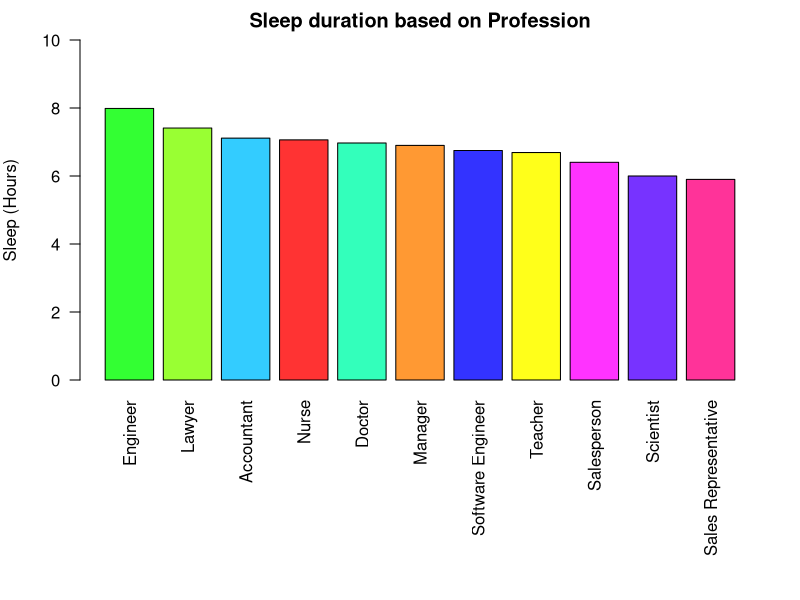
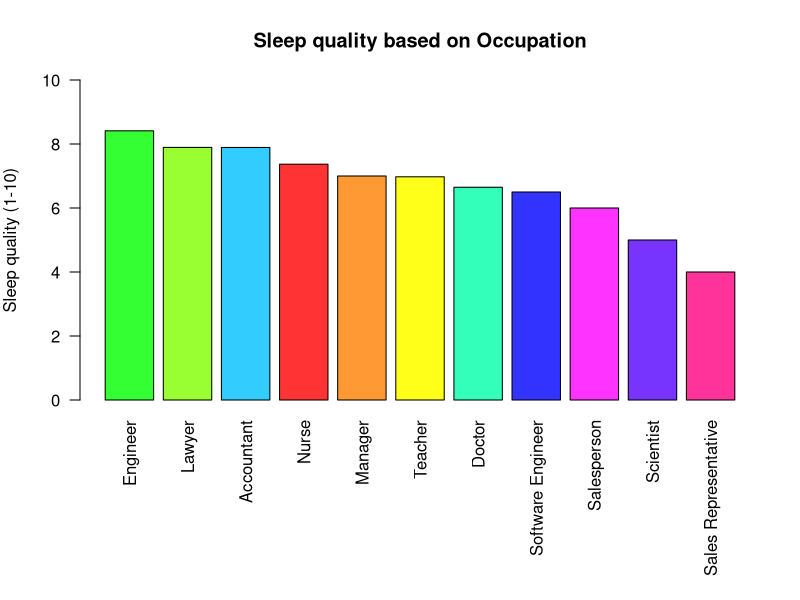
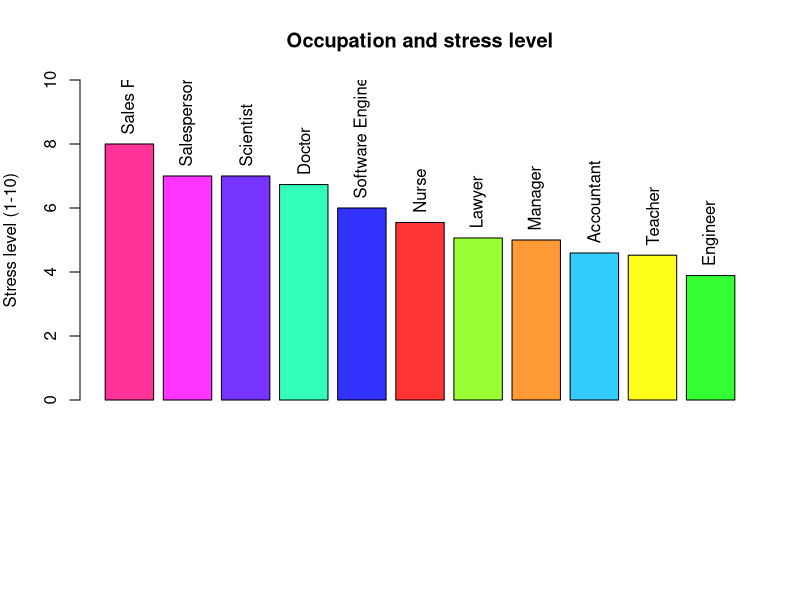
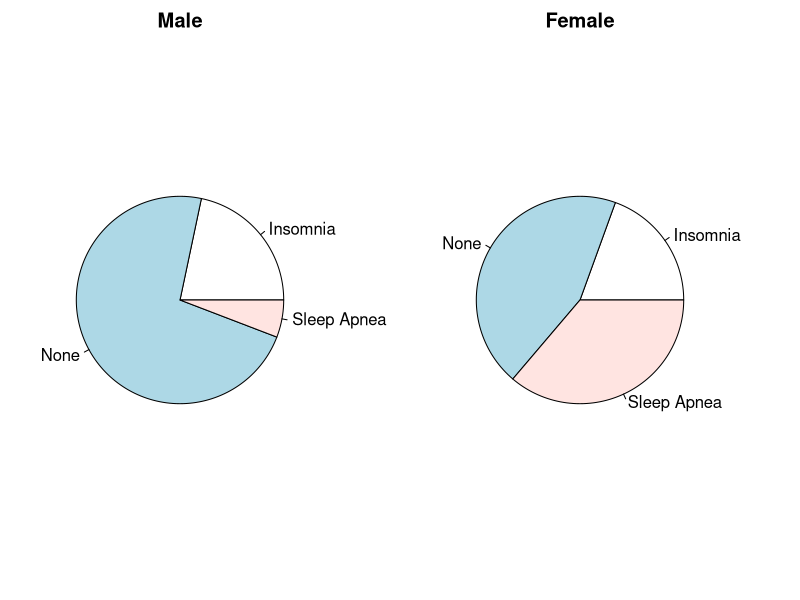
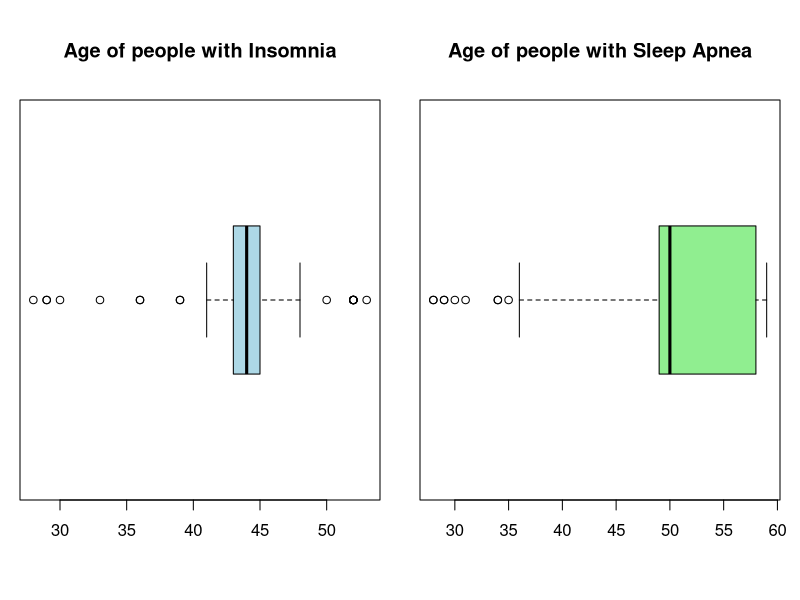
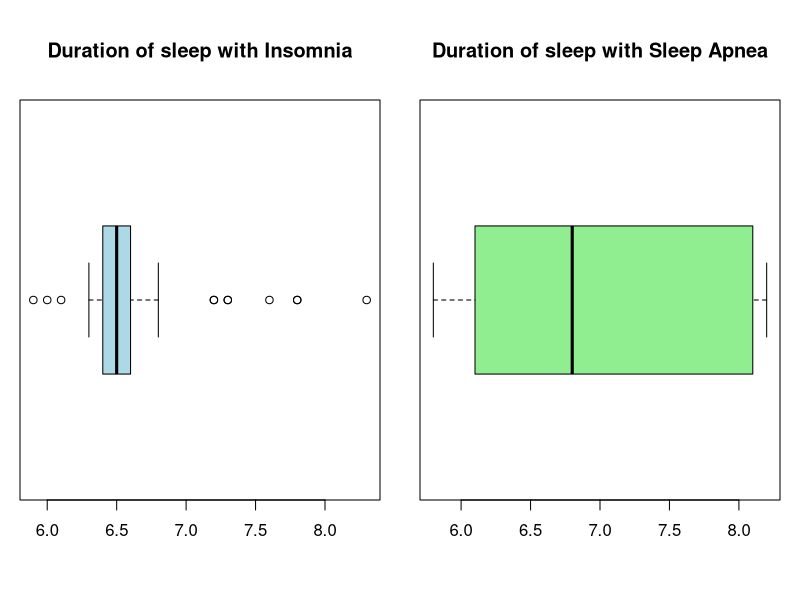

The R script that drew these images, in order:
## ---- chunk 1
old<-par(no.readonly = TRUE)

coljack<- matrix(c("#33ccff","#33ffbb","#33ff33","#99ff33","#ff9933","#ff3333","#ff3399","#ff33ff","#7733ff","#3333ff","#ffff1a"), nrow=11)

## ---- chunk 2
#Reading the file 
sleep<-read.csv("sleep.csv")
head(sleep)
## ---- chunk 3
#types of data and sample size 
str(sleep)


#changing tyoes of data to Factor for easier summary 
sleep$occupation <-factor(sleep$occupation)
sleep$sleep_disorder <- factor(sleep$sleep_disorder)


#summary for main data
summary(sleep)



#distribution of age, sleep duration, stress level, daily steps

sapply(sleep[,c("age","sleep_duration","stress_level","daily_steps")], FUN=sd)



#Types of Jobs at a study and length 
unique(sleep$occupation)
length(unique(sleep$occupation))



  
  
  sleepocdu<-aggregate( sleep_duration ~ occupation, data = sleep, FUN = mean) 
  sleepocdu<-cbind(sleepocdu,coljack)
  sleepocdu <- sleepocdu[order(-sleepocdu$sleep_duration),]
  print(sleepocdu)
  
  par(mai = c(0.1, 0.4, 0.1, 0.2),mar = c(11, 4, 2, 2))  
  
  bpsd <- barplot(
    sleepocdu$sleep_duration, col = sleepocdu$coljack, main = "Sleep duration based on Profession", axis.lty = 0, ylim = c(0, 10), ylab = "Sleep (Hours)", names.arg = sleepocdu$occupation, las=2
  )
  


## ---- chunk 4

sleepocqw<-aggregate( sleep_quality ~ occupation, data = sleep, FUN = mean)
sleepocqw<-cbind(sleepocqw,coljack)
sleepocqw <- sleepocqw[order(-sleepocqw$sleep_quality),]
print(sleepocqw[,c("occupation","sleep_quality")])
par(mar = c(10, 4, 4, 2))
barplot(sleepocqw$sleep_quality,
        names.arg = sleepocqw$occupation,
        col = sleepocqw$coljack,
        main = "Sleep quality based on Occupation",
        axis.lty = 0,
        las=2,
        ylim = c(0,10),
        ylab = "Sleep quality (1-10)"
        
        )
        


## ---- chunk 5
sleepocst<-aggregate(stress_level ~ occupation, data = sleep, FUN = mean )
sleepocst<-cbind(sleepocst,coljack)
sleepocst<-sleepocst[order(-sleepocst$stress_level),]
print(sleepocst[,c("occupation","stress_level")])

bpst<-barplot(sleepocst$stress_level, col = sleepocst$coljack,  main = "Occupation and stress level", ylab = "Stress level (1-10)", ylim = c(0,10), )

text(x = bpst, y = sleepocst$stress_level + 0.3, labels = sleepocst$occupation, srt = 90,adj = 0,cex = 1
)
## ---- chunk 6

table(sleep$sleep_disorder)
gender_w_dis<-table(sleep$gender, sleep$sleep_disorder)


par(mfrow=c(1,2),mar= c(2,2,2,4))
pie(gender_w_dis["Male", ],main = "Male")

pie(gender_w_dis["Female", ],main = "Female")

par(old)
## ---- chunk 7
occ_gen_qual <- aggregate(sleep_quality ~ occupation + gender, data = sleep, FUN = mean)
counts <- aggregate(sleep_quality ~ occupation + gender, data = sleep, FUN = length)
names(counts)[3] <- "n"
occ_gen_qual <- merge(occ_gen_qual, counts, by = c("occupation", "gender"))
occ_gen_qual <- occ_gen_qual[order(-occ_gen_qual$sleep_quality), ]
occ_gen_qual



## ---- chunk 8
  sleep_male<-sleep[sleep$gender %in% c("Male"),]
    sleep_female<-sleep[sleep$gender %in% c("Female"),]
## ---- chunk 9

sleepocst_Male<-aggregate(stress_level ~ occupation, data = sleep_male, FUN = mean )
sleepocst_Male<-sleepocst_Male[order(-sleepocst_Male$stress_level),]
print(sleepocst_Male)


## ---- chunk 10
sleepocst_Female<-aggregate(stress_level ~ occupation, data = sleep_female, FUN = mean )
sleepocst_Female<-sleepocst_Female[order(-sleepocst_Female$stress_level),]
print(sleepocst_Female)



## ---- chunk 11
print(cor(sleep$sleep_quality,sleep$stress_level))

## ---- chunk 12

 sleep_male_insomnia<-sleep_male[sleep_male$sleep_disorder %in% c("Insomnia"),]
print(length(sleep_male_insomnia$gender)/length(sleep_male$gender)*100)

## ---- chunk 13
print(mean(sleep_male_insomnia$daily_steps))
## ---- chunk 14
sleep_insomnia<-sleep[sleep$sleep_disorder %in% c("Insomnia"),]
summary(sleep_insomnia$age)
par(mfrow=c(1,2),mar= c(5,1,5,1))

boxplot(sleep_insomnia$age, horizontal = TRUE, main = "Age of people with Insomnia", col= "lightblue")




sleep_apnea<-sleep[sleep$sleep_disorder %in% c("Sleep Apnea"),]
print(summary(sleep_apnea$age))

boxplot(sleep_apnea$age, horizontal = TRUE,main = "Age of people with Sleep Apnea", col= "lightgreen")

## ---- chunk 15
sleep_insomnia<-sleep[sleep$sleep_disorder %in% c("Insomnia"),]
summary(sleep_insomnia$sleep_duration)
par(mfrow=c(1,2),mar= c(5,1,5,1))

boxplot(sleep_insomnia$sleep_duration, horizontal = TRUE, main = "Duration of sleep with Insomnia",col="lightblue")




sleep_apnea<-sleep[sleep$sleep_disorder %in% c("Sleep Apnea"),]
print(summary(sleep_apnea$sleep_duration))

boxplot(sleep_apnea$sleep_duration, horizontal = TRUE,main = "Duration of sleep with Sleep Apnea", col= "lightgreen")
